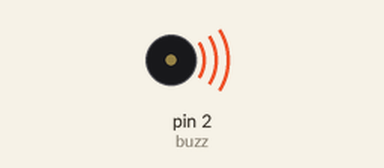
Bench run of a sketch on a simulated Arduino Uno, built with avr-gcc and run on an emulated ATmega328P. Shown: buzzer (waves = sounding).

Above: at 0.5 s.
Timing chart, 0 to 4.6 s (numbered marks = the images above):
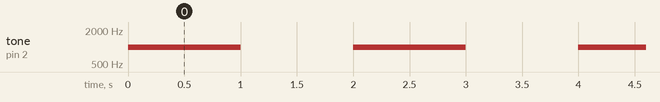

Measured:
- by itself, tone on pin 2 (buzz): alternates 1000 Hz for 1.0 s and silent for 1.0 s

The sketch:

teste.ino
```cpp
int buzz = 2;

void setup() {
  pinMode(buzz, OUTPUT);
}

void loop() {
  tone(buzz, 1000);  // Toca tom de 1000 Hz
  delay(1000);
  noTone(buzz);
  delay(1000);
}
```
